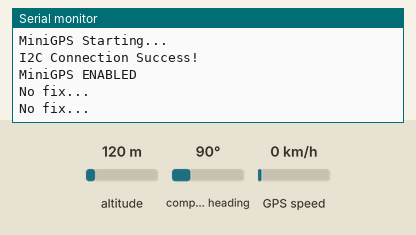
This sketch was run on a simulated Arduino Uno, built with avr-gcc and run on an emulated ATmega328P. Parts: the last lines printed to the serial monitor. The test bench sets the inputs (shaded band); at power-on: altitude 120 m, compass heading 90°, GPS speed 0 km/h. The GPS gets a fix after 3 s at 37.7749, -122.4194 with 8 satellites.

Above: at 2.2 s.
2.3 s: altitude set to 20 m
At 3.8 s:
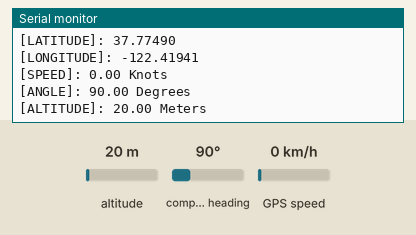
4.5 s: compass heading set to 7°
At 5.5 s:
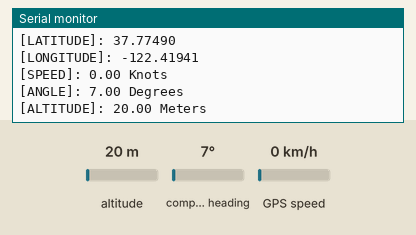
6.0 s: GPS speed set to 2 km/h
At 6.8 s:
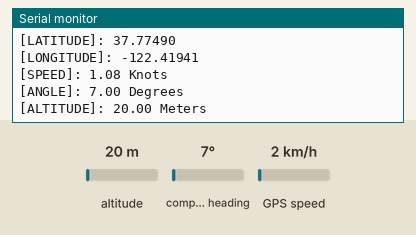

Measured:
- after the input at 2.3 s, the serial monitor: prints a new line after 0.71 s (image 1)
- after the input at 4.5 s, the serial monitor: prints a new line after 0.51 s (image 2)
- after the input at 6.0 s, the serial monitor: prints a new line at once (image 3)

The sketch:

GPS_data.ino
```cpp
// "Hello World!" Code for AdaFruit Stemma MiniGPS Module
// ECE 568 - Brandon Crudele

#include <Adafruit_GPS.h>

Adafruit_GPS GPS(&Wire);

#define DEBUG false // to view raw GPS data

uint32_t timer = millis();
int timer_time = 1000; // 1 Hz
uint32_t gpsAddr = 0x10;

// coordinate conversion vars:
int converted_lat_deg;
int converted_lon_deg;
float converted_lat; // holds data for RF
float converted_lon; // holds data for RF

void setup()
{
  while (!Serial);  // wait until Serial is ready

  Serial.begin(115200);
  Serial.println("MiniGPS Starting...");

  bool gps = false; // check if I2C successfully linked to GPS

  while (!gps) {
    gps = GPS.begin(gpsAddr);
    if (gps) {
      Serial.println("I2C Connection Success!");
    }  // The I2C address to use is 0x10
    else {
      Serial.println("I2C Connection Failed!");
      Serial.println("Re-testing I2C connection...");
      delay(1000); // wait a second...
    }
  }

  // RMC provides essential data like time, date, position, speed, and course
  // GGA includes altitude, fix quality, and the number of satellites used
  // the rocket module needs both,

  // turn on RMC and GGA
  GPS.sendCommand(PMTK_SET_NMEA_OUTPUT_RMCGGA);
  // Set the update rate
  GPS.sendCommand(PMTK_SET_NMEA_UPDATE_1HZ); // Change header to poll 1, 2, 5 or 10 Hz
  // Request updates on antenna status
  GPS.sendCommand(PGCMD_ANTENNA);

  Serial.println("MiniGPS ENABLED");
  delay(1000);
}

void loop()
{
  char c = GPS.read();
  if (GPS.newNMEAreceived()) { // if we got data,
    GPS.parse(GPS.lastNMEA()); // parse through the raw data for extraction
    if (DEBUG) {
    Serial.println(GPS.lastNMEA()); // print raw data
    }
  }

  // print to screen per timer tick,
  if (millis() - timer > timer_time) {
    timer = millis(); // reset the timer
    if (GPS.fix) {
      Serial.println("==============");
      // Serial.println("[FIX]: TRUE");
      Serial.print("[LATITUDE]: ");
      converted_lat_deg = (int)(GPS.latitude/100); // extract degrees
      converted_lat = GPS.latitude - (converted_lat_deg * 100); // extract mins
      converted_lat = converted_lat_deg + (converted_lat / 60); // degrees + mins
      if (GPS.lon == 'S') {
        converted_lat *= -1;
      }
      Serial.println(converted_lat, 5);
      // Serial.println(GPS.lat); // char type (prints N or S)
      Serial.print("[LONGITUDE]: ");
      converted_lon_deg = (int)(GPS.longitude/100); // extract degrees
      converted_lon = GPS.longitude - (converted_lon_deg * 100); // extract mins
      converted_lon = converted_lon_deg + (converted_lon / 60); // degrees + mins
      if (GPS.lon == 'W') {
        converted_lon *= -1;
      }
      Serial.println(converted_lon, 5);
      // Serial.println(GPS.lon); // char type (prints W or E)
      Serial.print("[SPEED]: "); Serial.print(GPS.speed); Serial.println(" Knots");
      Serial.print("[ANGLE]: "); Serial.print(GPS.angle); Serial.println(" Degrees");
      Serial.print("[ALTITUDE]: "); Serial.print(GPS.altitude); Serial.println(" Meters");
      // Serial.print("[CONNECTED SATELLITES]: "); Serial.print((int)GPS.satellites); Serial.println(" Satellites");
    }
    else {
      Serial.println("No fix...");
    }
  }
}
```
